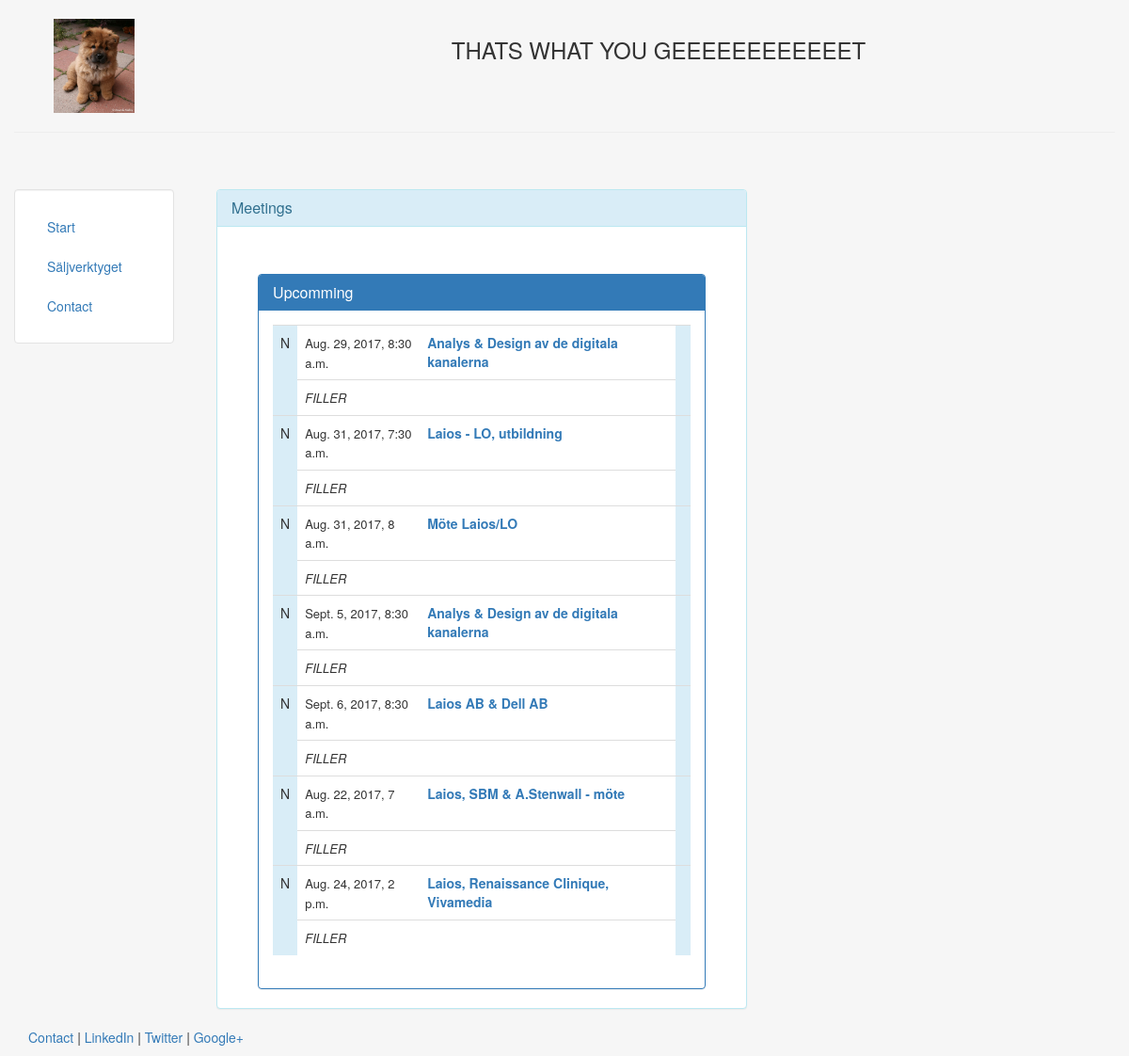
Page /sales_tool/ on the committed database.
### sales_tool/models.py (models this page shows, shortened)
class Event(models.Model):
    title = models.CharField(max_length=140)
    body = models.TextField(blank=True, null=True)
    date = models.DateTimeField()
    uniqueTempKey = models.CharField(max_length=200, default='myNull')
    saleDocLink = models.URLField(blank=True, null=True)
    salePointsCreated = models.NullBooleanField()
    researchDone = models.NullBooleanField()
    internalMeetingCreated = models.NullBooleanField()

### sales_tool/views.py (the view, shortened to what this page needs)
def main(request):
    credentials = get_credentials()
    http = credentials.authorize(httplib2.Http())
    service = discovery.build('calendar', 'v3', http=http)
    cest = pytz.timezone('Europe/Skopje')
    now = datetime.now(tz=cest)
    timeMax = datetime(year=now.year, month=now.month, day=now.day, tzinfo=cest) + timedelta(days=90)
    timeMax = timeMax.isoformat()
    now = now.isoformat()
    print('Getting the upcoming 15 events')
    eventsResult = service.events().list(
        calendarId='laios.se_o4a9rd1std8vnds7j7qiu3rm7k@group.calendar.google.com', timeMin=now, timeMax=timeMax, singleEvents=True,
        orderBy='startTime').execute()
    events = eventsResult.get('items', [])
    p = []
    if not events:
        print('No upcoming events found.')
    Event.objects.bulk_create(
    p
    )
    res = Event.objects.all()
    return render(request, 'sales_tool/calendar.html', {'event': res})

### sales_tool/views.py (called while the page is built)
def get_credentials():
    home_dir = os.path.expanduser('~')
    credential_dir = os.path.join(home_dir, '.credentials')
    if not os.path.exists(credential_dir):
        os.makedirs(credential_dir)
    credential_path = os.path.join(credential_dir,
                                   'calendar-python-quickstart.json')
    store = Storage(credential_path)
    credentials = store.get()
    if not credentials or credentials.invalid:
        flow = client.flow_from_clientsecrets(CLIENT_SECRET_FILE, SCOPES, redirect_uri) #Redirect till fel URL �nd�...
        flow.user_agent = APPLICATION_NAME
        if flags:
            credentials = tools.run_flow(flow, store, flags)
        else: # Needed only for compatibility with Python 2.6
            credentials = tools.run(flow, store)
        print('Storing credentials to ' + credential_path)
    return credentials

### sales_tool/templates/sales_tool/calendar.html
{% extends "personal/header.html" %}
{% block content %}
<article>
	<div class="panel panel-info" style="width: 60%">
		<div class="panel-heading">
			<h2 class="panel-title">Meetings</h2>
		</div>
		<div class="container-fluid" style="width: 90%; padding-top: 50px">
			<div class="row">
				<div class="col-sm-12">
					<div class="panel panel-primary">
						<div class="panel-heading">
							<h3 class="panel-title">Upcomming</h3>
						</div>
						<div class="panel-body">
							<table class="table">
								<tbody>
								{% for e in event %}
									<tr class="">
										<td class="info" rowspan="2">
											N
										</td>
										<td style="width: 130px;">
											<span style="font-size: small;">{{e.date}}</span>
										</td>
										<td style="font-weight:bold">
											<a class="qtipSelector" href="/sales_tool/{{e.id}}"> {{e.title}}</a>
										</td>
										<td class="info" rowspan="2">
										</td>
									</tr>
									<tr class="">
										<td colspan="3">
											<span style="font-style: italic; font-size: small;">FILLER</span>
										</td>
									</tr>
								{% endfor %}
								</tbody>
							</table>
						</div>
					</div>
				</div>
			</div>
		</div>
	</div>
</article>
{% endblock %}

### personal/templates/personal/header.html (shortened to what this page needs)
<!DOCTYPE html>
<html lang="en">
<head>
	{% load staticfiles %}
	<link rel="stylesheet" href="{% static 'personal/css/bootstrap.min.css' %}" type = "text/css"/>
</head>
<body class="body" style="background-color:#f6f6f6">
	<div class="container-fluid" style="min-height:95%; ">
		<div class="row">
			  <div class="col-sm-2">
				  <br>
				  <center>
					<img src="{% static 'personal/image/face.jpg' %}" class="responsive-img" style='max-height:100px;' alt="face">
				  </center>
			  </div>
			  <div class="col-sm-10">
				  <br>
				  <center>
				  <h3>THATS WHAT YOU GEEEEEEEEEEEET</h3>
				  </center>
			  </div>
		</div><hr>
		<div class="row">
		  <div class="col-sm-2">
		  <br>
		  <br>
			<div class="well bs-sidebar" id="sidebar" style="background-color:#fff">
			  <ul class="nav nav-pills nav-stacked">
				<li><a href='/'>Start</a></li>
				<li><a href='/sales_tool/'>Säljverktyget</a></li>
				<li><a href='/contact/'>Contact</a></li>
			  </ul>
			</div>
		  </div>
		  <div class="col-sm-10">
			<div class='container-fluid'>
			<br><br>
			   {% block content %}
			   {% endblock %}
			</div>
		  </div>
		</div>
	</div>
	<footer>
		<div class="container-fluid" style='margin-left:15px'>
			<p><a href="#" target="blank">Contact</a> | <a href="#" target="blank">LinkedIn</a> | <a href="#" target="blank">Twitter</a> | <a href="#" target="blank">Google+</a></p>
		</div>
	</footer>
</body>
</html>

### personal/templates/personal/header.html (style rules this page uses)
html, body { height:100% }

### rows in the picture
Event: date "Aug. 29, 2017, 8:30 a.m.", title "Analys & Design av de digitala kanalerna"
Event: date "Aug. 31, 2017, 7:30 a.m.", title "Laios - LO, utbildning"
Event: date "Aug. 31, 2017, 8 a.m.", title "Möte Laios/LO"
Event: date "Sept. 5, 2017, 8:30 a.m.", title "Analys & Design av de digitala kanalerna"
Event: date "Sept. 6, 2017, 8:30 a.m.", title "Laios AB & Dell AB"
Event: date "Aug. 22, 2017, 7 a.m.", title "Laios, SBM & A.Stenwall - möte"
Event: date "Aug. 24, 2017, 2 p.m.", title "Laios, Renaissance Clinique, Vivamedia"
